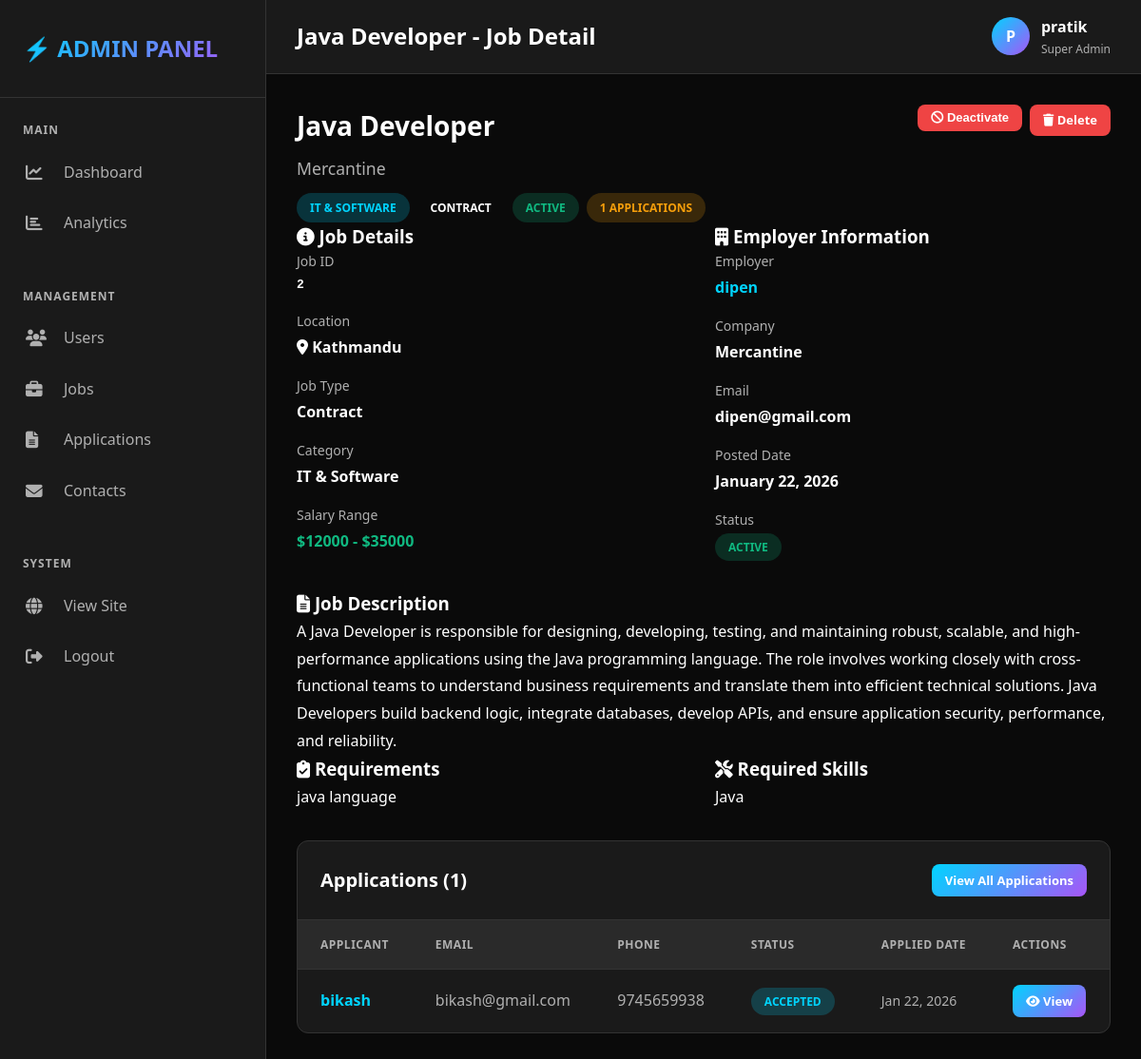
/admin-panel/jobs/2/ (signed in), run on the app's committed database.
### jobs/models.py (models this page shows, shortened)
class Job(models.Model):
    JOB_TYPES = (
        ('full-time', 'Full Time'),
        ('part-time', 'Part Time'),
        ('contract', 'Contract'),
        ('internship', 'Internship'),
        ('remote', 'Remote'),
    )
    CATEGORIES = (
        ('it', 'IT & Software'),
        ('business', 'Business'),
        ('finance', 'Finance'),
        ('marketing', 'Marketing'),
        ('sales', 'Sales'),
        ('healthcare', 'Healthcare'),
        ('education', 'Education'),
        ('engineering', 'Engineering'),
        ('other', 'Other'),
    )
    employer = models.ForeignKey(User, on_delete=models.CASCADE, related_name='jobs_posted')
    title = models.CharField(max_length=200)
    company_name = models.CharField(max_length=200)
    company_logo = models.ImageField(upload_to='job_logos/', blank=True, null=True)
    description = models.TextField()
    responsibilities = models.TextField()
    requirements = models.TextField()
    category = models.CharField(max_length=50, choices=CATEGORIES)
    job_type = models.CharField(max_length=20, choices=JOB_TYPES)
    location = models.CharField(max_length=100)
    salary_min = models.DecimalField(max_digits=10, decimal_places=2, blank=True, null=True)
    salary_max = models.DecimalField(max_digits=10, decimal_places=2, blank=True, null=True)
    experience_required = models.IntegerField(default=0, help_text="Years of experience")
    skills_required = models.TextField(help_text="Comma separated skills")
    is_active = models.BooleanField(default=True)
    posted_date = models.DateTimeField(default=timezone.now)
    deadline = models.DateField(blank=True, null=True)
    created_at = models.DateTimeField(auto_now_add=True)
    updated_at = models.DateTimeField(auto_now=True)
    class Meta:
        ordering = ['-posted_date']

class Application(models.Model):
    STATUS_CHOICES = (
        ('pending', 'Pending'),
        ('reviewed', 'Reviewed'),
        ('shortlisted', 'Shortlisted'),
        ('rejected', 'Rejected'),
        ('accepted', 'Accepted'),
    )
    job = models.ForeignKey(Job, on_delete=models.CASCADE, related_name='applications')
    applicant = models.ForeignKey(User, on_delete=models.CASCADE, related_name='applications')
    resume = models.FileField(upload_to='application_resumes/')
    cover_letter = models.TextField()
    contact_email = models.EmailField()
    contact_phone = models.CharField(max_length=15)
    status = models.CharField(max_length=20, choices=STATUS_CHOICES, default='pending')
    applied_date = models.DateTimeField(auto_now_add=True)
    updated_at = models.DateTimeField(auto_now=True)
    class Meta:
        ordering = ['-applied_date']
        unique_together = ['job', 'applicant']

### admin_panel/views.py (the view)
    def wrap(request, *args, **kwargs):
        if not request.user.is_superuser:
            return HttpResponseForbidden("Access denied. Admin only.")
        return function(request, *args, **kwargs)

### admin_panel/templates/job_detail.html (shortened to what this page needs)
{% extends 'admin_layout.html' %}
{% block page_title %}{{ job.title }} - Job Detail{% endblock %}
{% block content %}
<div class="card">
    <div style="display: flex; justify-content: space-between; align-items: start;">
        <div>
            <h2 style="margin: 0; font-size: 1.75rem;">{{ job.title }}</h2>
            <div style="color: var(--text-secondary); margin-top: 0.5rem; font-size: 1.1rem;">
                {{ job.company_name }}
            </div>
            <div style="margin-top: 0.75rem; display: flex; gap: 0.5rem; flex-wrap: wrap;">
                <span class="badge badge-blue">{{ job.get_category_display }}</span>
                <span class="badge badge-purple">{{ job.get_job_type_display }}</span>
                <span class="badge {% if job.is_active %}badge-green{% else %}badge-red{% endif %}">
                    {% if job.is_active %}Active{% else %}Inactive{% endif %}
                </span>
                <span class="badge badge-orange">{{ applications.count }} Applications</span>
            </div>
        </div>
        <div style="display: flex; gap: 0.5rem;">
            <form method="post" action="{% url 'admin_panel:toggle_job_status' job.id %}" style="display: inline;">
                <button type="submit" class="btn btn-small {% if job.is_active %}btn-danger{% else %}btn-success{% endif %}">
                    <i class="fas fa-{% if job.is_active %}ban{% else %}check{% endif %}"></i>
                    {% if job.is_active %}Deactivate{% else %}Activate{% endif %}
                </button>
            </form>
            <a href="{% url 'admin_panel:delete_job' job.id %}" class="btn btn-small btn-danger">
                <i class="fas fa-trash"></i> Delete
            </a>
        </div>
    </div>
</div>
<div style="display: grid; grid-template-columns: repeat(auto-fit, minmax(300px, 1fr)); gap: 1.5rem; margin-bottom: 2rem;">
    <div class="card">
        <div class="card-header">
            <h3 class="card-title"><i class="fas fa-info-circle"></i> Job Details</h3>
        </div>
        <div class="card-body">
            <div style="display: grid; gap: 1rem;">
                <div>
                    <div style="color: var(--text-secondary); font-size: 0.875rem; margin-bottom: 0.25rem;">Job ID</div>
                    <div style="font-weight: 600; font-family: monospace;">{{ job.id }}</div>
                </div>
                <div>
                    <div style="color: var(--text-secondary); font-size: 0.875rem; margin-bottom: 0.25rem;">Location</div>
                    <div style="font-weight: 600;"><i class="fas fa-map-marker-alt"></i> {{ job.location }}</div>
                </div>
                <div>
                    <div style="color: var(--text-secondary); font-size: 0.875rem; margin-bottom: 0.25rem;">Job Type</div>
                    <div style="font-weight: 600;">{{ job.get_job_type_display }}</div>
                </div>
                <div>
                    <div style="color: var(--text-secondary); font-size: 0.875rem; margin-bottom: 0.25rem;">Category</div>
                    <div style="font-weight: 600;">{{ job.get_category_display }}</div>
                </div>
                <div>
                    <div style="color: var(--text-secondary); font-size: 0.875rem; margin-bottom: 0.25rem;">Salary Range</div>
                    <div style="font-weight: 600; color: var(--accent-green);">
                        ${{ job.salary_min|floatformat:0|default:"N/A" }} - ${{ job.salary_max|floatformat:0|default:"N/A" }}
                    </div>
                </div>
            </div>
        </div>
    </div>
    <div class="card">
        <div class="card-header">
            <h3 class="card-title"><i class="fas fa-building"></i> Employer Information</h3>
        </div>
        <div class="card-body">
            <div style="display: grid; gap: 1rem;">
                <div>
                    <div style="color: var(--text-secondary); font-size: 0.875rem; margin-bottom: 0.25rem;">Employer</div>
                    <div style="font-weight: 600;">
                        <a href="{% url 'admin_panel:user_detail' job.employer.id %}" style="color: var(--accent-blue); text-decoration: none;">
                            {{ job.employer.username }}
                        </a>
                    </div>
                </div>
                <div>
                    <div style="color: var(--text-secondary); font-size: 0.875rem; margin-bottom: 0.25rem;">Company</div>
                    <div style="font-weight: 600;">{{ job.company_name }}</div>
                </div>
                <div>
                    <div style="color: var(--text-secondary); font-size: 0.875rem; margin-bottom: 0.25rem;">Email</div>
                    <div style="font-weight: 600;">{{ job.employer.email }}</div>
                </div>
                <div>
                    <div style="color: var(--text-secondary); font-size: 0.875rem; margin-bottom: 0.25rem;">Posted Date</div>
                    <div style="font-weight: 600;">{{ job.posted_date|date:"F d, Y" }}</div>
                </div>
                <div>
                    <div style="color: var(--text-secondary); font-size: 0.875rem; margin-bottom: 0.25rem;">Status</div>
                    <div>
                        <span class="badge {% if job.is_active %}badge-green{% else %}badge-red{% endif %}">
                            {% if job.is_active %}Active{% else %}Inactive{% endif %}
                        </span>
                    </div>
                </div>
            </div>
        </div>
    </div>
</div>
<div class="card">
    <div class="card-header">
        <h3 class="card-title"><i class="fas fa-file-alt"></i> Job Description</h3>
    </div>
    <div class="card-body">
        <div style="line-height: 1.8; white-space: pre-wrap;">{{ job.description }}</div>
    </div>
</div>
<div style="display: grid; grid-template-columns: repeat(auto-fit, minmax(300px, 1fr)); gap: 1.5rem; margin-bottom: 2rem;">
    <div class="card">
        <div class="card-header">
            <h3 class="card-title"><i class="fas fa-clipboard-check"></i> Requirements</h3>
        </div>
        <div class="card-body">
            <div style="line-height: 1.8; white-space: pre-wrap;">{{ job.requirements|default:"No specific requirements listed" }}</div>
        </div>
    </div>
    <div class="card">
        <div class="card-header">
            <h3 class="card-title"><i class="fas fa-tools"></i> Required Skills</h3>
        </div>
        <div class="card-body">
            <div style="line-height: 1.8; white-space: pre-wrap;">{{ job.skills_required|default:"No specific skills listed" }}</div>
        </div>
    </div>
</div>
<div class="table-container">
    <div class="table-header">
        <h3 class="table-title">Applications ({{ applications.count }})</h3>
        <a href="{% url 'admin_panel:manage_applications' %}?job={{ job.id }}" class="btn btn-small btn-primary">
            View All Applications
        </a>
    </div>
    <table>
        <thead>
            <tr>
                <th>Applicant</th>
                <th>Email</th>
                <th>Phone</th>
                <th>Status</th>
                <th>Applied Date</th>
                <th>Actions</th>
            </tr>
        </thead>
        <tbody>
            {% for app in applications %}
            <tr>
                <td>
                    <a href="{% url 'admin_panel:user_detail' app.applicant.id %}" style="color: var(--accent-blue); text-decoration: none; font-weight: 600;">
                        {{ app.applicant.username }}
                    </a>
                </td>
                <td style="color: var(--text-secondary);">{{ app.contact_email }}</td>
                <td style="color: var(--text-secondary);">{{ app.contact_phone }}</td>
                <td>
                    <span class="badge
                        {% if app.status == 'pending' %}badge-orange
                        {% elif app.status == 'shortlisted' %}badge-green
                        {% elif app.status == 'rejected' %}badge-red
                        {% else %}badge-blue{% endif %}">
                        {{ app.get_status_display }}
                    </span>
                </td>
                <td style="color: var(--text-secondary); font-size: 0.875rem;">
                    {{ app.applied_date|date:"M d, Y" }}
                </td>
                <td>
                    <a href="{% url 'admin_panel:application_detail' app.id %}" class="btn btn-small btn-primary">
                        <i class="fas fa-eye"></i> View
                    </a>
                </td>
            </tr>
            {% endfor %}
        </tbody>
    </table>
</div>
{% endblock %}

### admin_panel/templates/admin_layout.html (shortened to what this page needs)
<!DOCTYPE html>
<html lang="en">
  <head>
    <link
      rel="stylesheet"
      href="https://cdnjs.cloudflare.com/ajax/libs/font-awesome/6.4.0/css/all.min.css"
    />
    {% load static %}
    <link rel="stylesheet" href="{% static 'css/base.css' %}" />
  </head>
  <body>
    <aside class="sidebar">
      <div class="sidebar-header">
        <div class="sidebar-logo">⚡ ADMIN PANEL</div>
      </div>
      <nav class="sidebar-menu">
        <div class="menu-section">
          <div class="menu-section-title">Main</div>
          <a
            href="{% url 'admin_panel:dashboard' %}"
            class="menu-item {% if request.resolver_match.url_name == 'dashboard' %}active{% endif %}"
          >
            <i class="fas fa-chart-line"></i>
            <span>Dashboard</span>
          </a>
          <a
            href="{% url 'admin_panel:analytics' %}"
            class="menu-item {% if request.resolver_match.url_name == 'analytics' %}active{% endif %}"
          >
            <i class="fas fa-chart-bar"></i>
            <span>Analytics</span>
          </a>
        </div>
        <div class="menu-section">
          <div class="menu-section-title">Management</div>
          <a
            href="{% url 'admin_panel:manage_users' %}"
            class="menu-item {% if 'users' in request.path %}active{% endif %}"
          >
            <i class="fas fa-users"></i>
            <span>Users</span>
          </a>
          <a
            href="{% url 'admin_panel:manage_jobs' %}"
            class="menu-item {% if 'jobs' in request.path and 'admin_panel' in request.path %}active{% endif %}"
          >
            <i class="fas fa-briefcase"></i>
            <span>Jobs</span>
          </a>
          <a
            href="{% url 'admin_panel:manage_applications' %}"
            class="menu-item {% if 'applications' in request.path %}active{% endif %}"
          >
            <i class="fas fa-file-alt"></i>
            <span>Applications</span>
          </a>
          <a
            href="{% url 'admin_panel:manage_contacts' %}"
            class="menu-item {% if 'contacts' in request.path %}active{% endif %}"
          >
            <i class="fas fa-envelope"></i>
            <span>Contacts</span>
          </a>
        </div>
        <div class="menu-section">
          <div class="menu-section-title">System</div>
          <a href="{% url 'jobs:home' %}" class="menu-item">
            <i class="fas fa-globe"></i>
            <span>View Site</span>
          </a>
          <a href="{% url 'jobs:logout' %}" class="menu-item">
            <i class="fas fa-sign-out-alt"></i>
            <span>Logout</span>
          </a>
        </div>
      </nav>
    </aside>
    <div class="main-content">
      <header class="topbar">
        <h1 class="topbar-title">
          {% block page_title %}Dashboard{% endblock %}
        </h1>
        <div class="topbar-actions">
          <div class="user-info">
            <div class="user-avatar">{{ user.username.0|upper }}</div>
            <div>
              <div style="font-weight: 600">{{ user.username }}</div>
              <div style="font-size: 0.75rem; color: var(--text-secondary)">
                Super Admin
              </div>
            </div>
          </div>
        </div>
      </header>
      <div class="content">{% block content %}{% endblock %}</div>
    </div>
  </body>
</html>

### data on the page
Job: title "Java Developer", company_name "Mercantine", category "IT & SOFTWARE", job_type "CONTRACT", id "2", location "Kathmandu", job_type "Contract", category "IT & Software", salary_min "12000", salary_max "35000", employer.username "dipen", employer.email "dipen@gmail.com", posted_date "January 22, 2026", description "A Java Developer is responsible for designing, developing, testing, and maintaining robust, scalable, and high-performance applications using the Java programming language. The role involves working closely with cross-functional teams to understand business requirements and translate them into efficient technical solutions. Java Developers build backend logic, integrate databases, develop APIs, and ensure application security, performance, and reliability.", requirements "java language", skills_required "Java"
Application: applicant.username "bikash", contact_email "bikash@gmail.com", contact_phone "9745659938", status "ACCEPTED", applied_date "Jan 22, 2026"

### other printed values
{{ user.username.0|upper }} "P"
{{ user.username }} "pratik"
{{ applications.count }} "1"
